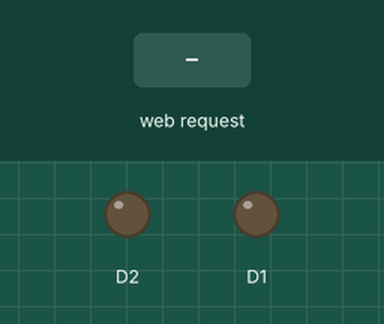
A sketch run on a simulated ESP8266 (NodeMCU). Shown: output pins drawn as LEDs (lit = HIGH). The inputs (shaded band) are chosen by the test bench. WiFi joins after 1.5 s; servers stay silent unless stated; what the sketch prints to the serial monitor is not drawn.

Above: at 2.7 s.
2.8 s: HTTP request GET /led-on-1 received
At 3.5 s:
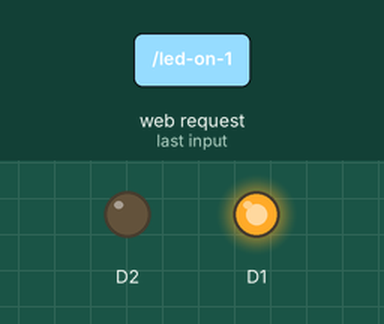
4.3 s: HTTP request GET /led-on-2 received
At 4.6 s:
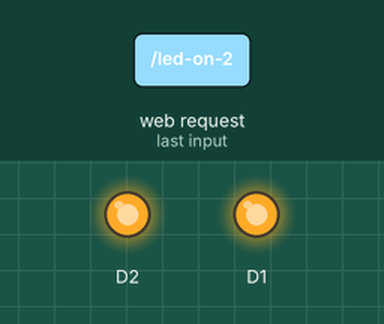
5.8 s: HTTP request GET /led-off-1 received
At 7.0 s:
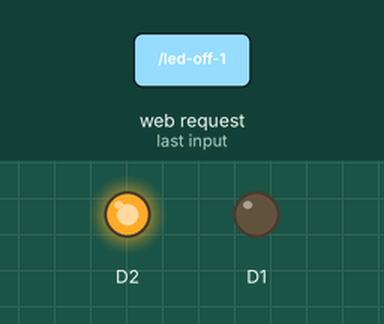
7.3 s: HTTP request GET /led-off-2 received
At 8.1 s:
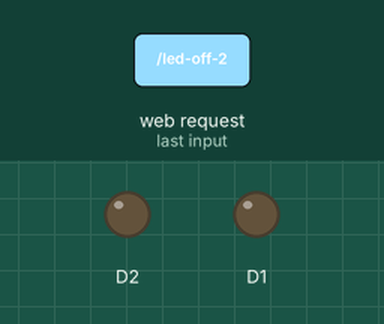
Timing chart, 0 to 9.8 s (numbered marks = the images above; inputs shaded):
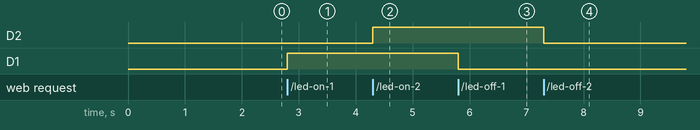

The sketch:

esp8266-led-webserver.ino
```cpp
#include <ESP8266WiFi.h>
#include <ESP8266WebServer.h>
#include "html.h"  // Import file HTML dari header

const char* ssid = "ungs";
const char* password = "wuwungrangers";

ESP8266WebServer server(80);

void setup() {
  pinMode(D1, OUTPUT);
  digitalWrite(D1, LOW);
  pinMode(D2, OUTPUT);
  digitalWrite(D2, LOW);

  Serial.begin(9600);
  Serial.print("Connecting to ");
  Serial.println(ssid);

  WiFi.mode(WIFI_STA);
  WiFi.begin(ssid, password);

  while (WiFi.status() != WL_CONNECTED) {
    delay(500);
    Serial.print(".");
  }

  Serial.println("");
  Serial.println("WiFi connected");
  Serial.print("IP address: ");
  Serial.println(WiFi.localIP());

  // Setup routes
  server.on("/", handleRoot);
  server.on("/led-on-1", handleLED1On);
  server.on("/led-off-1", handleLED1Off);
  server.on("/led-on-2", handleLED2On);
  server.on("/led-off-2", handleLED2Off);

  server.begin();
  Serial.println("HTTP server started");
}

void handleRoot() {
  String html = FPSTR(MAIN_page); // Ambil HTML dari PROGMEM
  server.send(200, "text/html", html);
}

void handleLED1On() {
  digitalWrite(D1, HIGH);
  Serial.println("LED 1 is ON");
  server.sendHeader("Location", "/");
  server.send(303);
}

void handleLED1Off() {
  digitalWrite(D1, LOW);
  Serial.println("LED 1 is OFF");
  server.sendHeader("Location", "/");
  server.send(303);
}

void handleLED2On() {
  digitalWrite(D2, HIGH);
  Serial.println("LED 2 is ON");
  server.sendHeader("Location", "/");
  server.send(303);
}

void handleLED2Off() {
  digitalWrite(D2, LOW);
  Serial.println("LED 2 is OFF");
  server.sendHeader("Location", "/");
  server.send(303);
}

void loop() {
  server.handleClient();
}
```

html.h
```cpp
// webpage.h
#ifndef WEBPAGE_H
#define WEBPAGE_H

const char MAIN_page[] PROGMEM = R"=====(
<!DOCTYPE HTML>
<html>
<head>
  <meta charset="UTF-8">
  <title>Controlling LED with Local WiFi</title>
  <meta name="viewport" content="width=device-width, initial-scale=1">
  <style>
    body {
      text-align: center;
      font-family: Arial, sans-serif;
      margin: 20px;
      background: linear-gradient(135deg, #667eea 0%, #764ba2 100%);
      min-height: 100vh;
      padding: 20px;
    }

    .container {
      background: white;
      border-radius: 15px;
      padding: 30px;
      max-width: 500px;
      margin: 0 auto;
      box-shadow: 0 10px 30px rgba(0,0,0,0.3);
    }

    h1 {
      font-size: 28px;
      color: #333;
      margin-bottom: 10px;
    }

    h2 {
      font-size: 20px;
      color: #666;
      margin-top: 30px;
      margin-bottom: 15px;
    }

    .led-section {
      margin: 30px 0;
      padding: 20px;
      border-radius: 10px;
      background: #f8f9fa;
    }

    .button-group {
      display: flex;
      gap: 15px;
      justify-content: center;
      margin-top: 15px;
    }

    .button {
      height: 60px;
      width: 120px;
      text-align: center;
      cursor: pointer;
      font-size: 18px;
      border: none;
      border-radius: 8px;
      color: white;
      font-weight: bold;
      transition: all 0.3s ease;
      box-shadow: 0 4px 6px rgba(0,0,0,0.1);
      text-decoration: none;
      display: flex;
      align-items: center;
      justify-content: center;
    }

    .button:hover {
      transform: translateY(-2px);
      box-shadow: 0 6px 12px rgba(0,0,0,0.2);
    }

    .button:active {
      transform: translateY(0);
    }

    .red-on {
      background: linear-gradient(135deg, #ff6b6b 0%, #dc3545 100%);
    }

    .red-off {
      background: linear-gradient(135deg, #6c757d 0%, #495057 100%);
    }

    .yellow-on {
      background: linear-gradient(135deg, #ffd93d 0%, #ffc107 100%);
      color: #333;
    }

    .yellow-off {
      background: linear-gradient(135deg, #6c757d 0%, #495057 100%);
    }
  </style>
</head>
<body>
  <div class="container">
    <h1>🌐 LED Control Panel</h1>
    <p style="color: #666;">Local WiFi Network</p>

    <div class="led-section">
      <h2>🔴 RED LED</h2>
      <div class="button-group">
        <a href="/led-on-1" class="button red-on">ON</a>
        <a href="/led-off-1" class="button red-off">OFF</a>
      </div>
    </div>

    <div class="led-section">
      <h2>🟡 YELLOW LED</h2>
      <div class="button-group">
        <a href="/led-on-2" class="button yellow-on">ON</a>
        <a href="/led-off-2" class="button yellow-off">OFF</a>
      </div>
    </div>
  </div>
</body>
</html>
)=====";

#endif
```

Measured:
- after the input at 2.8 s, D1: LOW → HIGH at once
- after the input at 4.3 s, D2: LOW → HIGH at once
- after the input at 5.8 s, D1: HIGH → LOW at once
- after the input at 7.3 s, D2: HIGH → LOW at once
